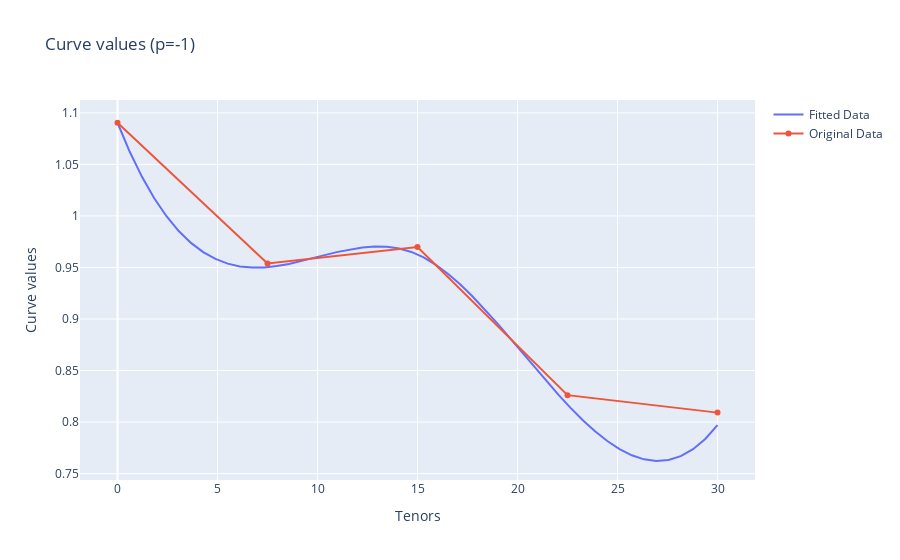
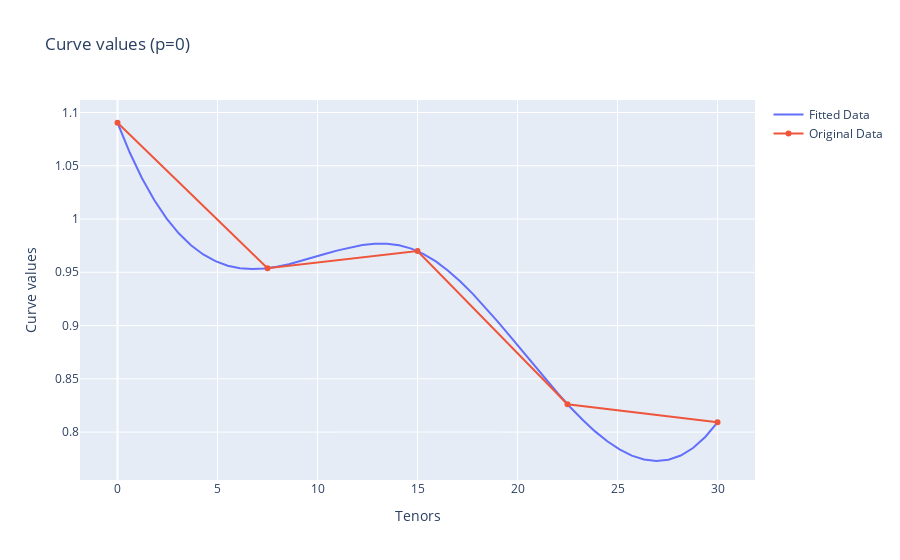
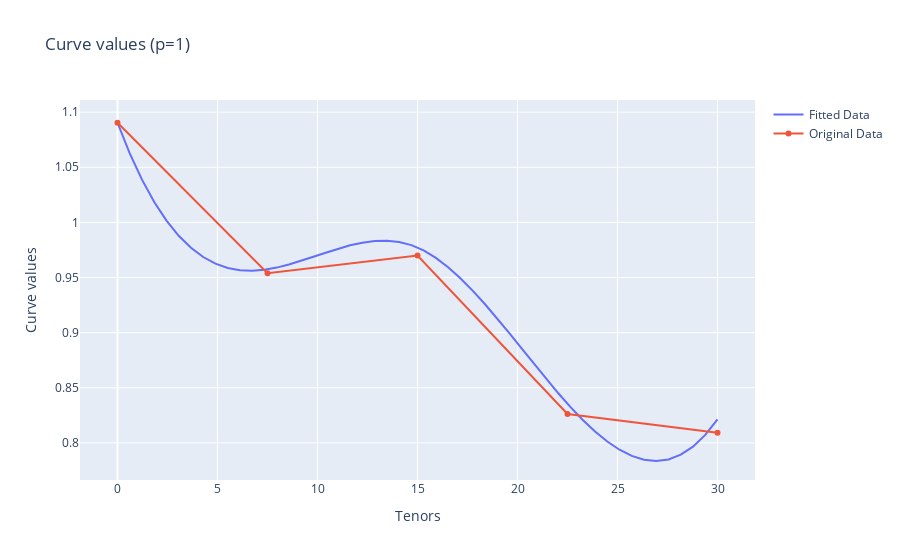
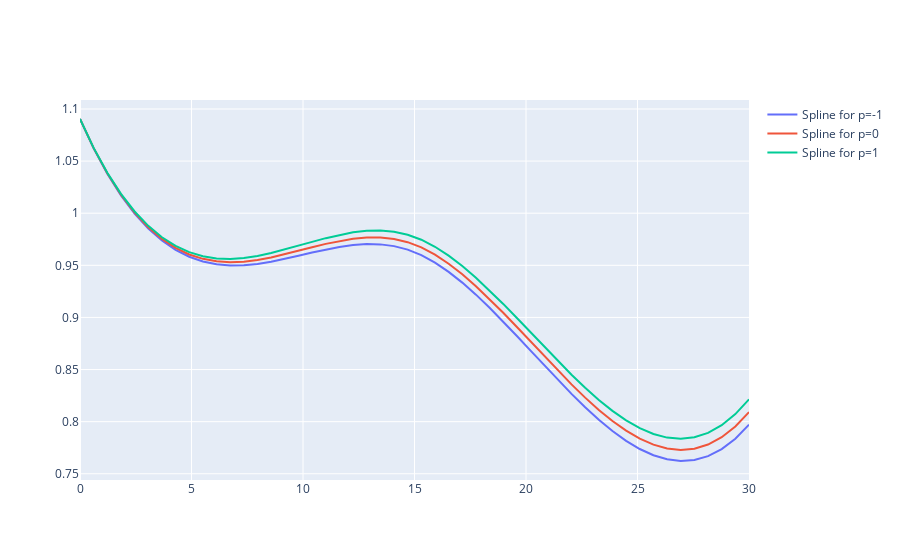

Notebook code cell kept with these figures, in order:
### Markdown cell above
Perturbation of yields for the whole curve

### Code cell
calendar = calendars["Act360"]
# Create an instance of YieldCurve
curve = YieldCurve(calendar)

# Fit the data
curve.fit(data)

# Plot the fitted data

# Create an array of tenors for which we want to get the curve values
tenors = np.linspace(0, 30)

# Figure for cubic spline perturbations
fig_per = go.Figure()


for p in np.array([-1, 0, 1]):
    # Compute curve values for all tenors
    curve.p = p
    curve_values = curve.get_value(dates="2023-02-02", tenors=tenors)
    curve_values

    # Create a plot
    fig = go.Figure()
    x_data = tenors
    y_data = curve_values
    x_original = data.columns.values
    y_original = data.loc["2023-02-02"].values
    fig.add_trace(go.Scatter(x=x_data, y=y_data, name="Fitted Data"))
    fig_per.add_trace(go.Scatter(x=x_data, y=y_data, name=f"Spline for p={p}"))
    fig.add_trace(go.Scatter(x=x_original, y=y_original, name="Original Data"))

    # Add title and labels
    fig.update_layout(
        title=f"Curve values (p={p})", xaxis_title="Tenors", yaxis_title=f"Curve values"
    )

    # Show plot
    fig.show()
fig_per.show()
